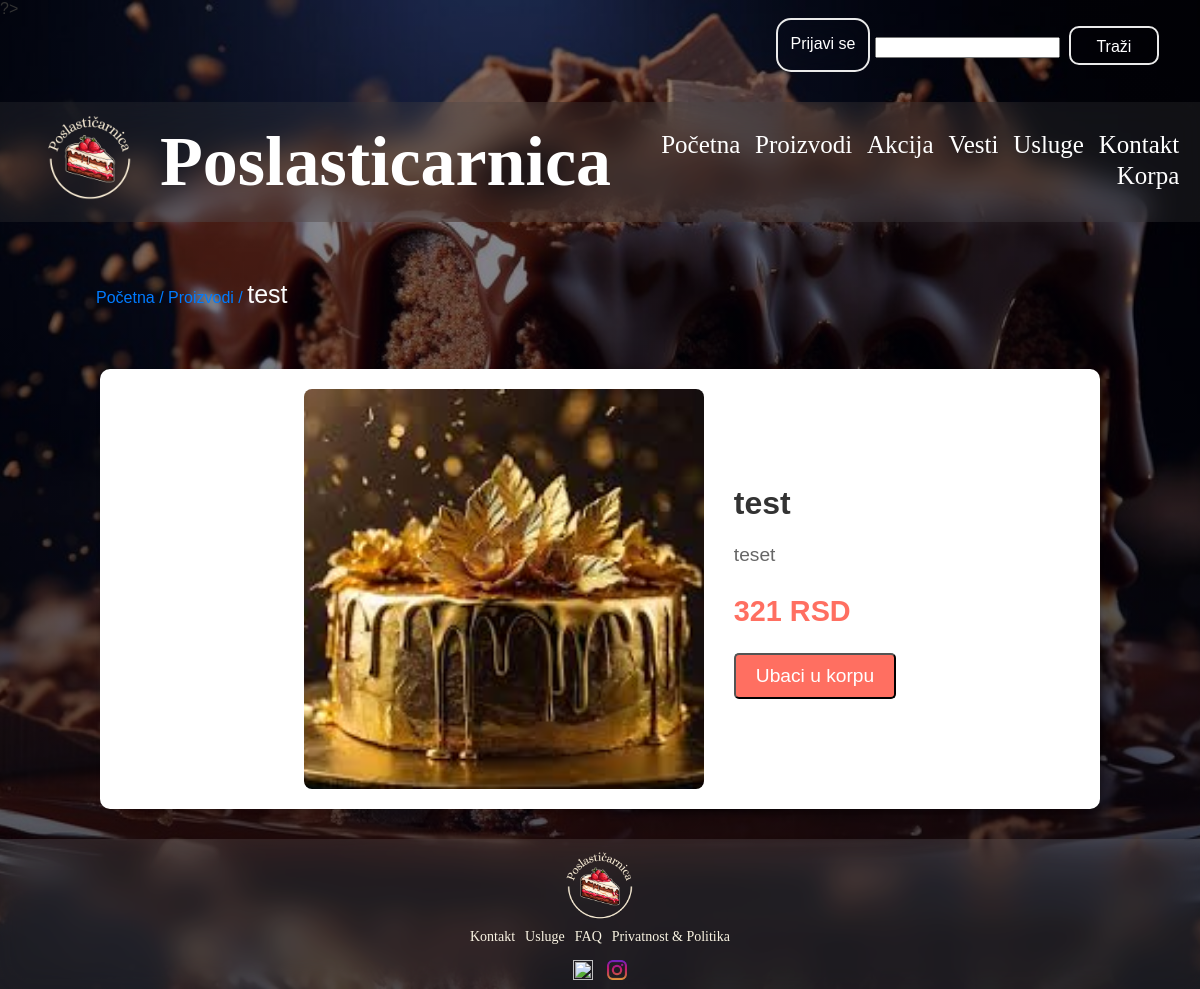
/index.php?page=proizvod&id=124, run on the app's committed database.
### tables this page shows
CREATE TABLE IF NOT EXISTS `proizvod` (
  `id` int(10) unsigned NOT NULL AUTO_INCREMENT,
  `naziv` varchar(50) NOT NULL DEFAULT '0',
  `opis` varchar(255) NOT NULL,
  `cena` double NOT NULL DEFAULT 0,
  `zalihe` int(11) NOT NULL DEFAULT 0,
  `slika` varchar(255) NOT NULL DEFAULT '0',
  PRIMARY KEY (`id`)
);

### korisnickaStrana/model/ProizvodModel.php (called while the page is built, shortened)
<?php
function getProizvodById($con, $id) {
    $product_id = mysqli_real_escape_string($con, $id);
    $query = "SELECT * FROM proizvod WHERE id='$product_id'";
    $query_run = mysqli_query($con, $query);
    if ($query_run && mysqli_num_rows($query_run) > 0) {
        return mysqli_fetch_array($query_run);
    }
    return null;
}
?>

### korisnickaStrana/view/proizvod.php (the view, shortened to what this page needs)
<!DOCTYPE html>
<html lang="sr">
<head>
    <link rel="stylesheet" href="/Poslasticarnica/korisnickaStrana/public/proizvod.css">
</head>
<body>
<div aria-label="breadcrumb">
        <ol class="breadcrumb">
            <li class="breadcrumb-item"><a href="/Poslasticarnica/index.php?page=pocetna">Početna /</a></li>
            <li class="breadcrumb-item"><a href="/Poslasticarnica/index.php?page=proizvodi">Proizvodi /</a></li>
            <li class="breadcrumb-item active" aria-current="page"><?= $proizvod['naziv'] ?></li>
        </ol>
</div>
    <div class="product-container">
    <img src="/Poslasticarnica/<?= $proizvod['slika'] ?>" class="product-img" >
        <div class="product-info">
            <h2><?= $proizvod['naziv']?></h2>
            <p><?= $proizvod['opis'] ?></p>
            <p><strong><?= $proizvod['cena'] ?> RSD</strong></p>
           <button class="shopping2" data-id="<?= $proizvod['id'] ?>" data-naziv="<?= $proizvod['naziv'] ?>" data-cena="<?= $proizvod['cena'] ?>" data-slika="<?= $proizvod['slika'] ?>">
                Ubaci u korpu
           </button>
        </div>
    </div>
</body>
</html>

### korisnickaStrana/public/nav-bar.css (style rules this page uses)
#body { height: 111vh; width: 100%; background-image: linear-gradient(rgba(0,0,9,0.4),rgba(0,0,9,0.7)), url(../public/slike/slice-homemade.jpg); background-position: center; background-size: cover; position: relative; }

### korisnickaStrana/public/proizvod.css (style rules this page uses)
body { font-family: Arial, sans-serif; margin: 0; padding: 0; color: #333; background-image: linear-gradient(rgba(0,0,9,0.4),rgba(0,0,9,0.7)), url(../public/slike/slice-homemade.jpg); background-position: center; background-size: cover; position: relative; }
.product-container { display: flex; justify-content: center; align-items: center; padding: 20px; margin-top: 50px; background-color: #fff; box-shadow: 0 2px 5px rgba(0, 0, 0, 0.1); border-radius: 10px; width: 80%; max-width: 1200px; margin-left: auto; margin-right: auto; }
.product-img { width: 400px; height: 400px; object-fit: cover; margin-right: 30px; border-radius: 8px; }
.product-info { max-width: 600px; }
.product-info h2 { font-size: 2em; margin-bottom: 10px; color: #333; }
.product-info p { font-size: 1.2em; line-height: 1.5; color: #666; margin-bottom: 20px; }
.product-info strong { font-size: 1.5em; color: #ff6f61; }
.shopping2 { display: inline-block; padding: 10px 20px; background-color: #ff6f61; color: #fff; font-size: 1.2em; text-align: center; text-decoration: none; border-radius: 5px; transition: background-color 0.3s ease; }
.breadcrumb { margin: 3em; margin-left: 6em; background-color: transparent; padding: 10px 0; list-style: none; margin-bottom: 20px; }
.breadcrumb-item { display: inline; font-size: 1em; }
.breadcrumb-item a { color: #007bff; text-decoration: none; }
.breadcrumb-item.active { font-size: 25px; color: #fdfdfd; }

### data on the page
proizvod: naziv "test", slika (picture), opis "teset", cena "321"
